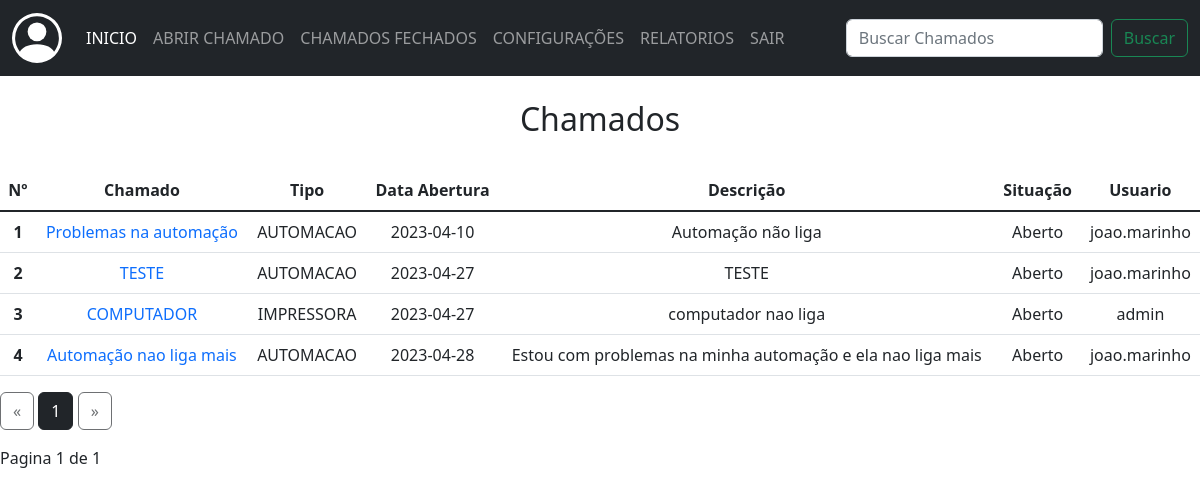
Page /chamados_suporte_admin (signed in) on the earlier database version.
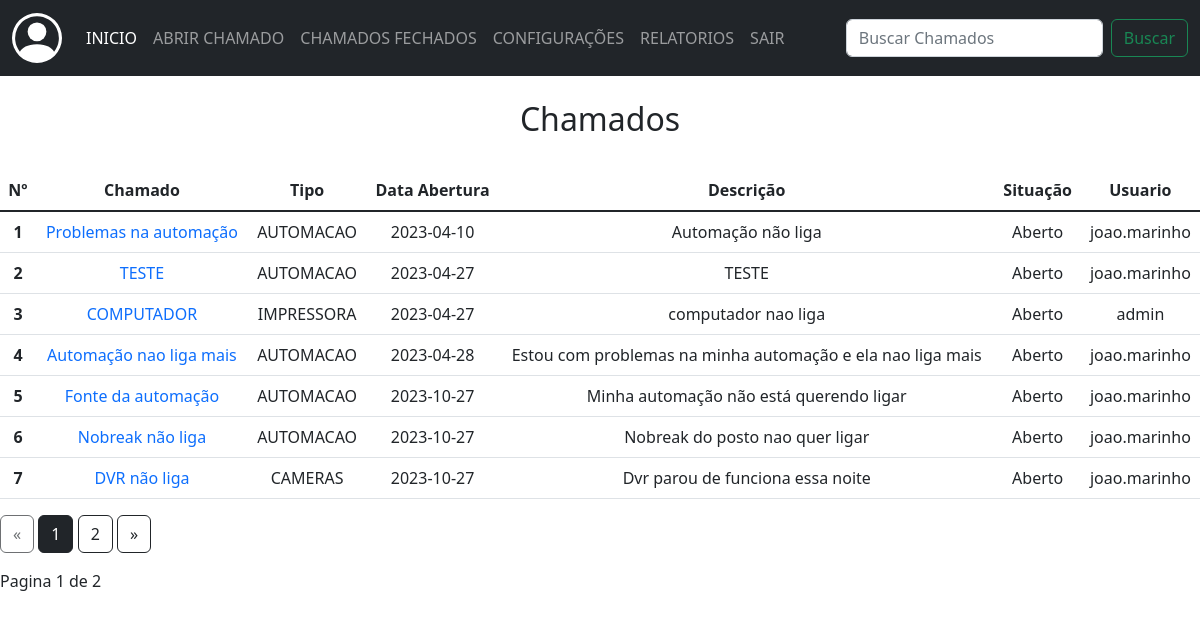
Same page on the later database version.
### app/models/tab_chamados.py (models this page shows)
class Chamados(db.Model):
    __tablename__ = 'tab_chamados'
    id = db.Column(db.Integer, primary_key=True)
    data_add = db.Column(db.String(50), nullable=False)
    data_fim = db.Column(db.String(50), nullable=False)
    titulo = db.Column(db.String(100), nullable=False)
    descricao = db.Column(db.String(255), nullable=False)
    tipo_ch = db.Column(db.String(100), nullable=False)
    situacao = db.Column(db.String(50), nullable=False)
    ass_por = db.Column(db.String(100))
    telefone = db.Column(db.String(50))
    setor = db.Column(db.String(100))
    tab_usuarios_id = db.Column(db.Integer, db.ForeignKey('tab_usuarios.id'))

### app/routes/routes.py (the view)
@app.route("/chamados_suporte_admin")
@login_required
def chamados_suporte_admin():
    page = request.args.get('page',1,type=int)
    ch = Chamados.query.paginate(page=page, per_page=ROWS_PER_PAGE)
    return render_template("routes/chamados_suporte_admin.html", chamados = ch )

### app/routes/routes.py (called while the page is built)
@login_manager.user_loader
def load_user(user_id):
    return User.query.get(int(user_id))

### app/templates/routes/chamados_suporte_admin.html (shortened to what this page needs)
{% extends 'base.html' %}
{% block conteudo %}
<nav class="navbar navbar-expand-lg navbar-dark bg-dark">
    <div class="container-fluid">
      <a class="navbar-brand" href="#"></a>
      <div class="collapse navbar-collapse" id="navbarSupportedContent">
        <ul class="navbar-nav me-auto mb-2 mb-lg-0">
          <li class="nav-item">
            <a class="nav-link active" aria-current="page" href="#">INICIO</a>
          </li>
          <li class="nav-item">
            <a class="nav-link" href="{{url_for('abrir_chamado')}}">ABRIR CHAMADO</a>
          </li>
          <li class="nav-item">
            <a class="nav-link" href="{{url_for('abrir_chamado')}}">CHAMADOS FECHADOS</a>
          </li>
          <li class="nav-item">
            <a class="nav-link" href="{{url_for('gerenciar_contas')}}">CONFIGURAÇÕES</a>
          </li>
          <li class="nav-item">
            <a class="nav-link" href="{{url_for('relatorios')}}">RELATORIOS</a>
          </li>
          <li class="nav-item">
            <a class="nav-link" href="{{url_for('logout')}}">SAIR</a>
          </li>
        </ul>
        <form class="d-flex" role="search" action="" method="post">
          <input class="form-control me-2" type="search" placeholder="Buscar Chamados" aria-label="Search">
          <button class="btn btn-outline-success" type="submit">Buscar</button>
        </form>
      </div>
    </div>
</nav>
<br>
<h2 align="center">Chamados</h2>
<br>
<div>
  <table class="table">
    <thead>
      <tr>
        <th scope="col">Nº</th>
        <th scope="col">Chamado</th>
        <th scope="col">Tipo</th>
        <th scope="col">Data Abertura</th>
        <th scope="col">Descrição</th>
        <th scope="col">Situação</th>
        <th scope="col">Usuario</th>
      </tr>
    </thead>
    <tbody class="table-group-divider">
      {% for ch in chamados %}
      <tr>
        <th scope="row">{{ch.id}}</th>
        <td><a href="{{url_for('visualizar_chamados', id=ch.id)}}">{{ch.titulo}}</a></td>
        <td>{{ch.tipo_ch}}</td>
        <td>{{ch.data_add}}</td>
        <td>{{ch.descricao}}</td>
        <td>{{ch.situacao}}</td>
        <td>{{ch.tab_usuarios_id}}</td>
      </tr>
      {% endfor %}
    </tbody>
  </table>
  <div class="text-right">
    <a href="{{ url_for('chamados_suporte_admin', page=chamados.prev_num) }}"
    class="btn btn-outline-dark
    {% if chamados.page == 1 %}disabled{% endif %}">
        &laquo;
    </a>
    {% for page_num in chamados.iter_pages(left_edge=1, right_edge=1, left_current=1, right_current=2) %}
{% if page_num %}
            {% if chamados.page == page_num %}
            <a href="{{ url_for('chamados_suporte_admin', page=page_num) }}"
            class="btn btn-dark">
                {{ page_num }}
            </a>
            {% else %}
            <a href="{{ url_for('chamados_suporte_admin', page=page_num) }}"
            class="btn btn-outline-dark">
                {{ page_num }}
            </a>
            {% endif %}
        {% else %}
            ...
        {% endif %}
    {% endfor %}
    <a href="{{ url_for('chamados_suporte_admin', page=chamados.next_num) }}"
    class="btn btn-outline-dark
    {% if chamados.page == chamados.pages %}disabled{% endif %}">
        &raquo;
    </a>
</div>
<p class="text-right mt-3">
Pagina {{ chamados.page }} de {{ chamados.pages }}
</p>
</div>
<br>
{% endblock conteudo %}

Differences in the rows shown:
added Chamados: id "5", titulo "Fonte da automação", tipo_ch "AUTOMACAO", data_add "2023-10-27", descricao "Minha automação não está querendo ligar", situacao "Aberto", tab_usuarios_id "joao.marinho"
added Chamados: id "6", titulo "Nobreak não liga", tipo_ch "AUTOMACAO", data_add "2023-10-27", descricao "Nobreak do posto nao quer ligar", situacao "Aberto", tab_usuarios_id "joao.marinho"
added Chamados: id "7", titulo "DVR não liga", tipo_ch "CAMERAS", data_add "2023-10-27", descricao "Dvr parou de funciona essa noite", situacao "Aberto", tab_usuarios_id "joao.marinho"
Other differences:
{{ chamados.pages }}: "1" → "2"
new list line: "2"
